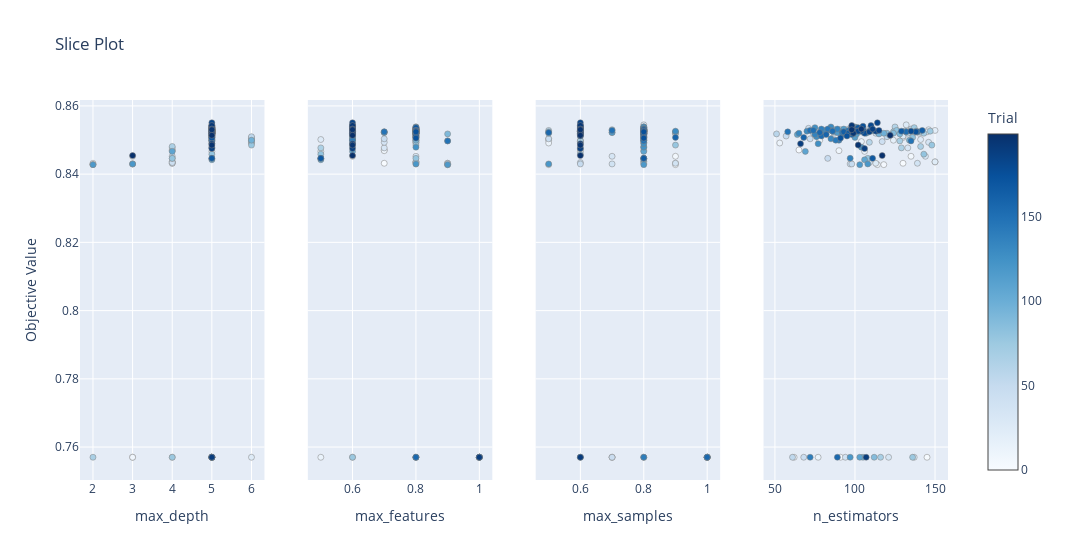

The notebook cell this image was saved under:
### Code cell
optuna.visualization.plot_slice(study)

### Figure 1 — Plotly figure (JSON) as saved in the notebook; plotly's stock layout.template omitted (floating-point values rounded to 4 significant figures; data arrays with more than 128 entries replaced by an {"elided": "..."} marker saying what was removed)
{"data": [{"marker": {"color": {"elided": "200 int values"}, "colorbar": {"title": {"text": "Trial"}, "x": 1, "xpad": 40}, "colorscale": [[0, "rgb(247,251,255)"], [0.125, "rgb(222,235,247)"], [0.25, "rgb(198,219,239)"], [0.375, "rgb(158,202,225)"], [0.5, "rgb(107,174,214)"], [0.625, "rgb(66,146,198)"], [0.75, "rgb(33,113,181)"], [0.875, "rgb(8,81,156)"], [1, "rgb(8,48,107)"]], "line": {"color": "Grey", "width": 0.5}, "showscale": true}, "mode": "markers", "showlegend": false, "type": "scatter", "x": {"elided": "200 int values"}, "xaxis": "x", "y": {"elided": "200 float values"}, "yaxis": "y"}, {"marker": {"color": {"elided": "200 int values"}, "colorbar": {"title": {"text": "Trial"}, "x": 1, "xpad": 40}, "colorscale": [[0, "rgb(247,251,255)"], [0.125, "rgb(222,235,247)"], [0.25, "rgb(198,219,239)"], [0.375, "rgb(158,202,225)"], [0.5, "rgb(107,174,214)"], [0.625, "rgb(66,146,198)"], [0.75, "rgb(33,113,181)"], [0.875, "rgb(8,81,156)"], [1, "rgb(8,48,107)"]], "line": {"color": "Grey", "width": 0.5}, "showscale": false}, "mode": "markers", "showlegend": false, "type": "scatter", "x": {"elided": "200 float values"}, "xaxis": "x2", "y": {"elided": "200 float values"}, "yaxis": "y2"}, {"marker": {"color": {"elided": "200 int values"}, "colorbar": {"title": {"text": "Trial"}, "x": 1, "xpad": 40}, "colorscale": [[0, "rgb(247,251,255)"], [0.125, "rgb(222,235,247)"], [0.25, "rgb(198,219,239)"], [0.375, "rgb(158,202,225)"], [0.5, "rgb(107,174,214)"], [0.625, "rgb(66,146,198)"], [0.75, "rgb(33,113,181)"], [0.875, "rgb(8,81,156)"], [1, "rgb(8,48,107)"]], "line": {"color": "Grey", "width": 0.5}, "showscale": false}, "mode": "markers", "showlegend": false, "type": "scatter", "x": {"elided": "200 float values"}, "xaxis": "x3", "y": {"elided": "200 float values"}, "yaxis": "y3"}, {"marker": {"color": {"elided": "200 int values"}, "colorbar": {"title": {"text": "Trial"}, "x": 1, "xpad": 40}, "colorscale": [[0, "rgb(247,251,255)"], [0.125, "rgb(222,235,247)"], [0.25, "rgb(198,219,239)"], [0.375, "rgb(158,202,225)"], [0.5, "rgb(107,174,214)"], [0.625, "rgb(66,146,198)"], [0.75, "rgb(33,113,181)"], [0.875, "rgb(8,81,156)"], [1, "rgb(8,48,107)"]], "line": {"color": "Grey", "width": 0.5}, "showscale": false}, "mode": "markers", "showlegend": false, "type": "scatter", "x": {"elided": "200 int values"}, "xaxis": "x4", "y": {"elided": "200 float values"}, "yaxis": "y4"}], "layout": {"title": {"text": "Slice Plot"}, "width": 1200, "xaxis": {"anchor": "y", "domain": [0, 0.2125], "title": {"text": "max_depth"}}, "xaxis2": {"anchor": "y2", "domain": [0.2625, 0.475], "title": {"text": "max_features"}}, "xaxis3": {"anchor": "y3", "domain": [0.525, 0.7375], "title": {"text": "max_samples"}}, "xaxis4": {"anchor": "y4", "domain": [0.7875, 1], "title": {"text": "n_estimators"}}, "yaxis": {"anchor": "x", "domain": [0, 1], "title": {"text": "Objective Value"}}, "yaxis2": {"anchor": "x2", "domain": [0, 1], "matches": "y", "showticklabels": false}, "yaxis3": {"anchor": "x3", "domain": [0, 1], "matches": "y", "showticklabels": false}, "yaxis4": {"anchor": "x4", "domain": [0, 1], "matches": "y", "showticklabels": false}}}
